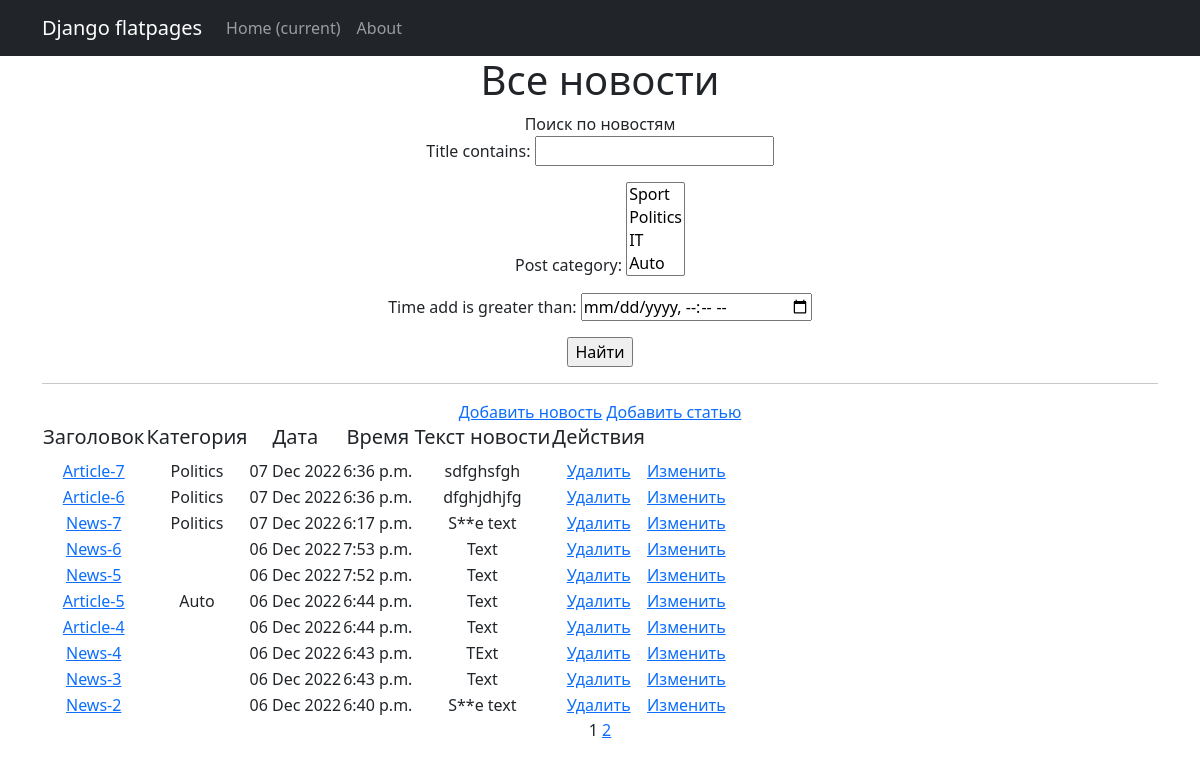
Before: /news/ with the older database file.
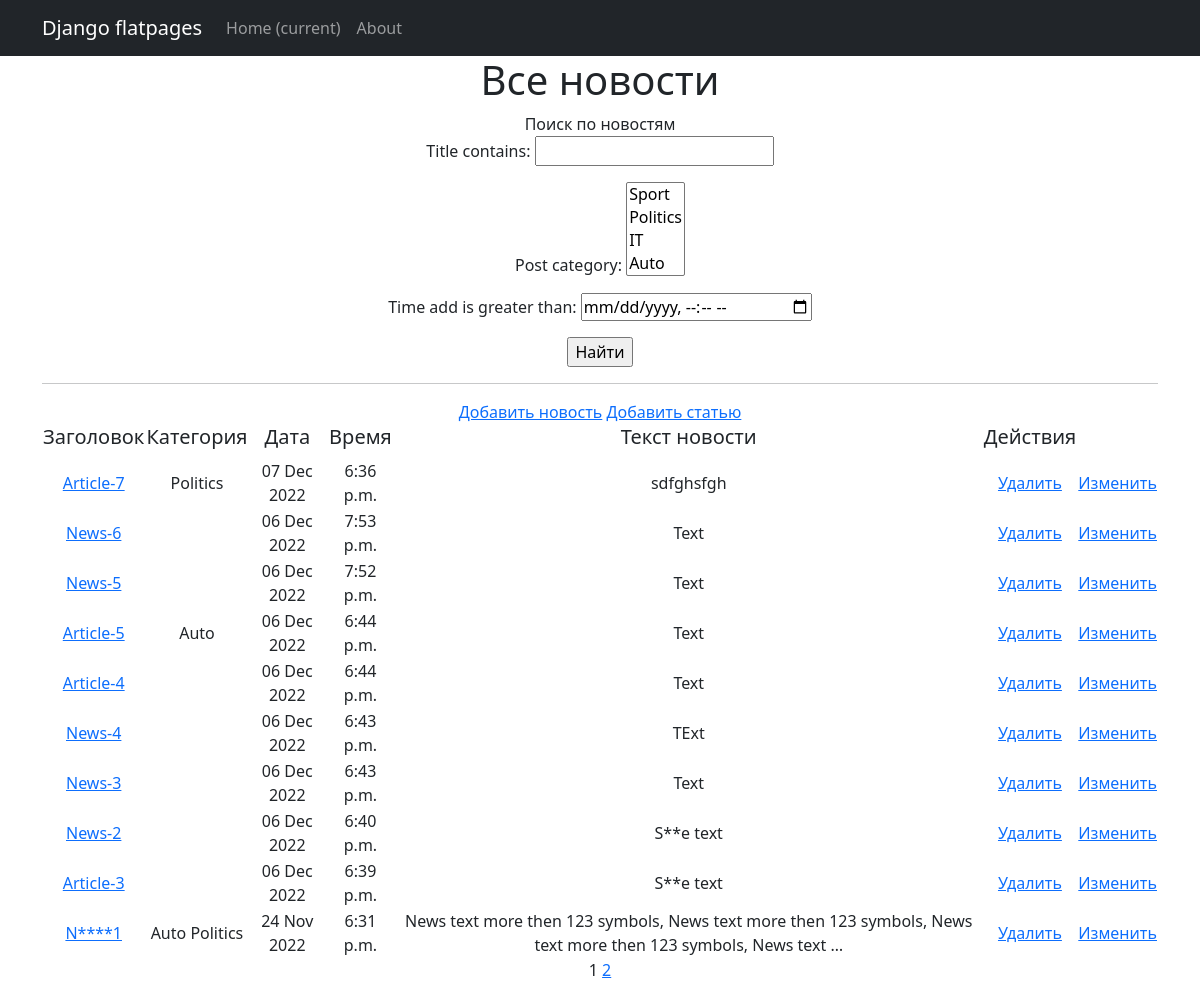
After: the same page with the newer database file.
### news/models.py (models this page shows, shortened)
class Post(models.Model):
    authorP = models.ForeignKey(Author, on_delete=models.CASCADE)
    articles = "AR"
    news = "NW"
    CATEGORY_TYPES = [
        (articles, 'Статья'),
        (news, 'Новость')
    ]
    category_type = models.CharField(max_length=2, choices=CATEGORY_TYPES, default=news)
    time_add = models.DateTimeField(auto_now_add=True)
    post_category = models.ManyToManyField(Category, through='PostCategory')
    title = models.CharField(max_length=255)
    text = models.TextField()
    rating = models.IntegerField(default=0)
    def get_absolute_url(self):
        return reverse('news_detail', args=[str(self.id)])

class Category(models.Model):
    name = models.CharField(max_length=127, unique=True)
    def __str__(self):
        return f'{self.name}'

### news/views.py (the view)
# urls.py: path('', NewsList.as_view(), name='news'),
class NewsList(ListView):
    model = Post
    ordering = '-time_add'
    template_name = 'news.html'
    context_object_name = 'news'
    paginate_by = 10
    def get_queryset(self):
        queryset = super().get_queryset()
        self.filterset = PostFilter(self.request.GET, queryset)
        return self.filterset.qs
    def get_context_data(self, **kwargs):
        context = super().get_context_data(**kwargs)
        context['filterset'] = self.filterset
        return context

### news/templatetags/custom_tags.py (called while the page is built)
@register.simple_tag(takes_context=True)
def url_replace(context, **kwargs):
    d = context['request'].GET.copy()
    for k, v in kwargs.items():
        d[k] = v
    return d.urlencode()

### news/templatetags/d36_filters.py (called while the page is built)
@register.filter()
def censor(txt):
    replace_list = ['some', 'news-1']
    if not isinstance(txt, str):
        raise TypeError(f'invalid object type for censorship')
    else:
        for word in txt.split(" "):
            if word.lower() in replace_list:
                txt = txt.replace(word, f'{word[0]}{"*"*(len(word)-2)}{word[-1]}')
    return txt

### templates/news.html (shortened to what this page needs)
{% extends 'flatpages/default.html' %}
{% load d36_filters %}
{% load custom_tags %}
{% block content %}
<h1>Все новости</h1>
<tr> Поиск по новостям</tr>
   <form action="" method="get">
       {{ filterset.form.as_p }}
       <input type="submit" value="Найти" />
   </form>
   <hr>
<a href="/news/create/">Добавить новость</a>
<a href="/news/article/create/">Добавить статью</a>
   {% if news %}
       <table>
           <tr>
               <td><h5>Заголовок</h5></td>
               <td><h5>Категория</h5></td>
               <td><h5>Дата</h5></td>
               <td><h5>Время</h5></td>
               <td><h5>Текст новости</h5></td>
               <td><h5>  Действия</h5></td>
           </tr>
           {% for n in news %}
           <tr>
               <td><a href="{{n.get_absolute_url}}">{{ n.title|censor }}</a></td>
               <td>{% for cat in n.post_category.all %}
                   {{ cat.name }}
               {% endfor %}</td>
               <td>{{ n.time_add|date:'d M Y' }}</td>
               <td>{{ n.time_add|time }}</td>
               <td>{{ n.text|truncatewords:20|censor }}</td>
               <td><a href="{{n.get_absolute_url}}/delete">Удалить</a></td>
               <td><a href="{{n.get_absolute_url}}/update">Изменить</a></td>
           </tr>
           {% endfor %}
       </table>
   {% else %}
       <h2>Новостей нет!</h2>
   {% endif %}
   {{ page_obj.number }}
   {% if page_obj.has_next %}
       <a href="?{% url_replace page=page_obj.next_page_number %}">{{ page_obj.next_page_number }}</a>
   {% endif %}
{% endblock content %}

### templates/flatpages/default.html (shortened to what this page needs)
<!DOCTYPE html>
<html lang="en">
    <head>
        {% load static %}
        <link href="{% static 'css/styles.css' %}" rel="stylesheet" />
    </head>
    <body>
        <nav class="navbar navbar-expand-lg navbar-dark bg-dark static-top">
           <div class="container">
               <a class="navbar-brand" href="#">Django flatpages</a>
               <div class="collapse navbar-collapse" id="navbarResponsive">
                   <ul class="navbar-nav ml-auto">
                       <li class="nav-item active">
                           <a class="nav-link" href="#">Home
                               <span class="sr-only">(current)</span>
                           </a>
                       </li>
                       <li class="nav-item">
                           <a class="nav-link" href="/news/">About</a>
                       </li>
                   </ul>
               </div>
           </div>
        </nav>
        <div class="container">
           <div class="row">
               <div class="col-lg-12 text-center">
                   {% block content %}{% endblock content %}
               </div>
           </div>
        </div>
    </body>
</html>

Changed rows visible on the page:
removed Post: title|censor "Article-6", time_add "07 Dec 2022", time_add "6:36 p.m.", text|censor "dfghjdhjfg", Category (name "Politics")
removed Post: title|censor "News-7", time_add "07 Dec 2022", time_add "6:17 p.m.", text|censor "S**e text", Category (name "Politics")
now on this page (row unchanged): Post: title|censor "Article-3", time_add "06 Dec 2022", time_add "6:39 p.m.", text|censor "S**e text"
now on this page (row unchanged): Post: title|censor "N****1", time_add "24 Nov 2022", time_add "6:31 p.m.", text|censor "News text more then 123 symbols, News text more then 123 symbols, News text more then 123 symbols, News text …", Category (name "Auto"), Category (name "Politics")
